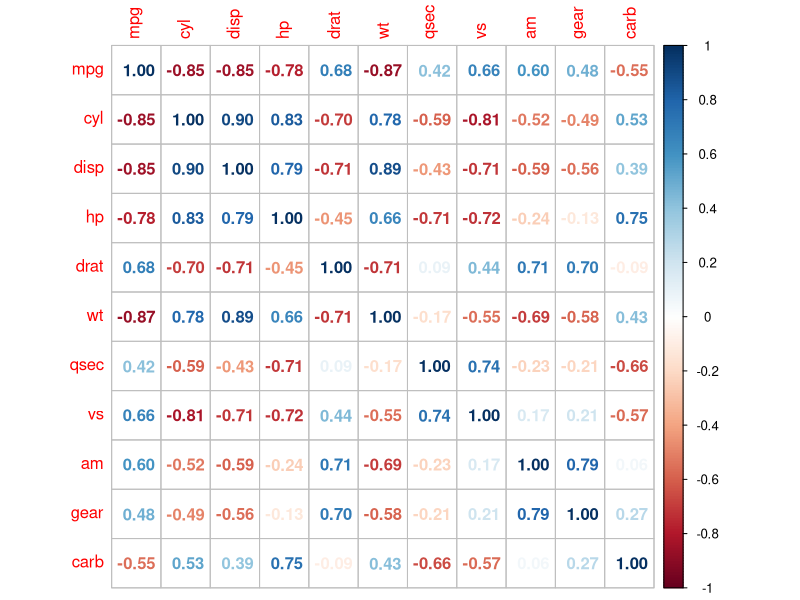
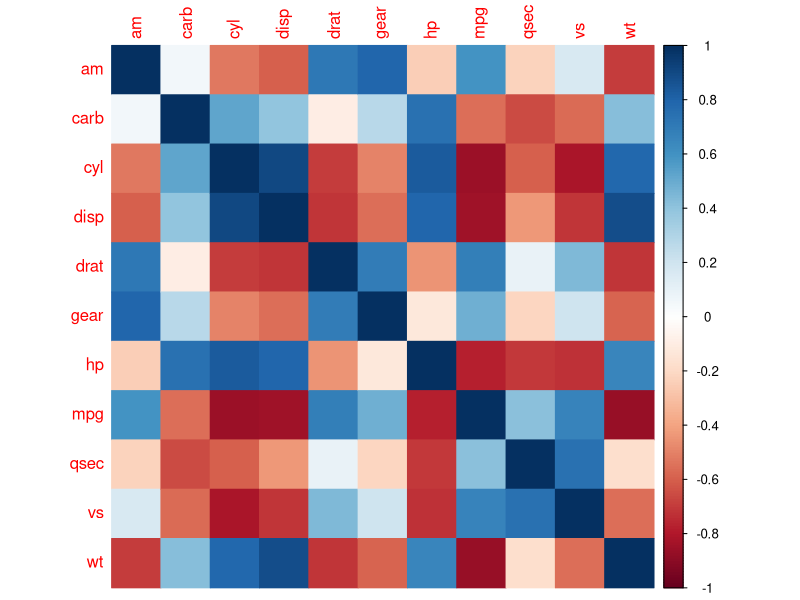
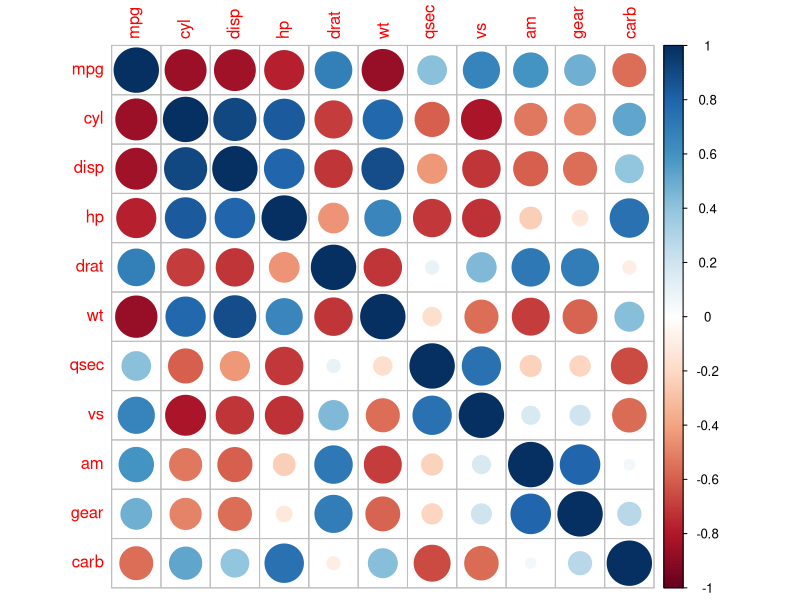
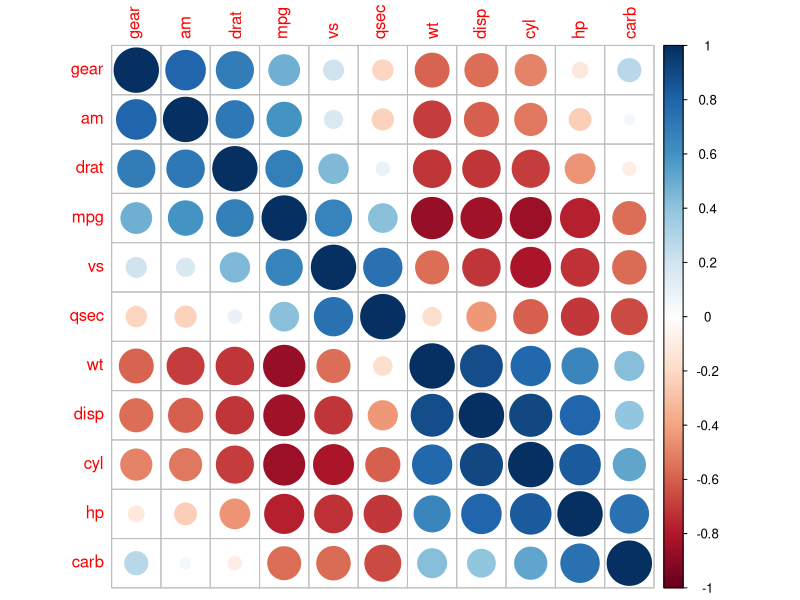
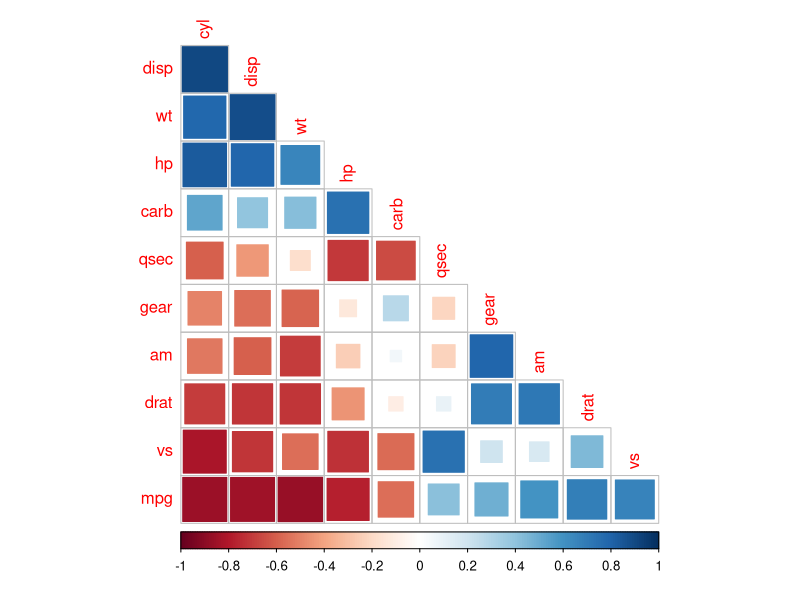
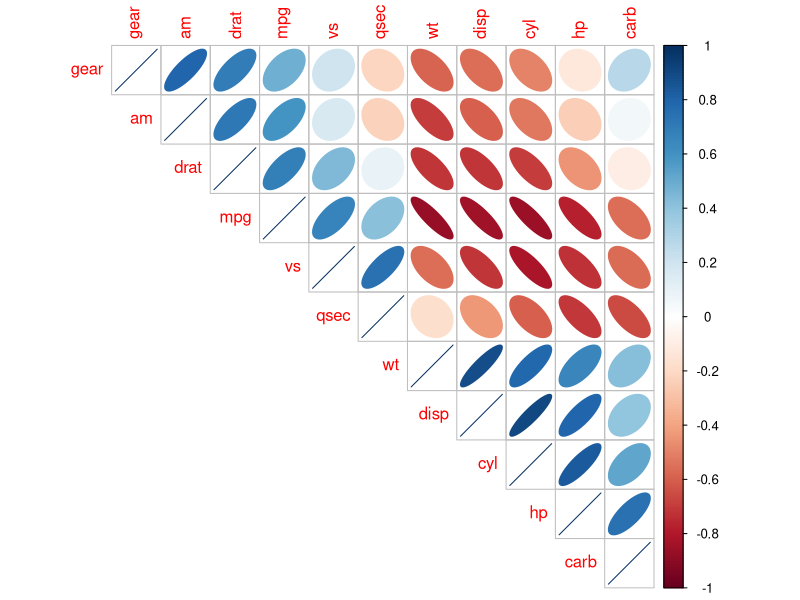
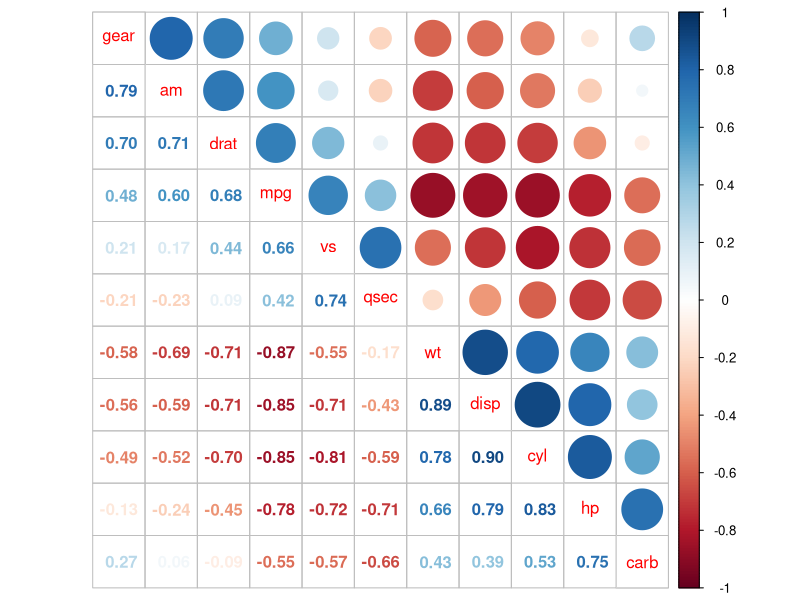
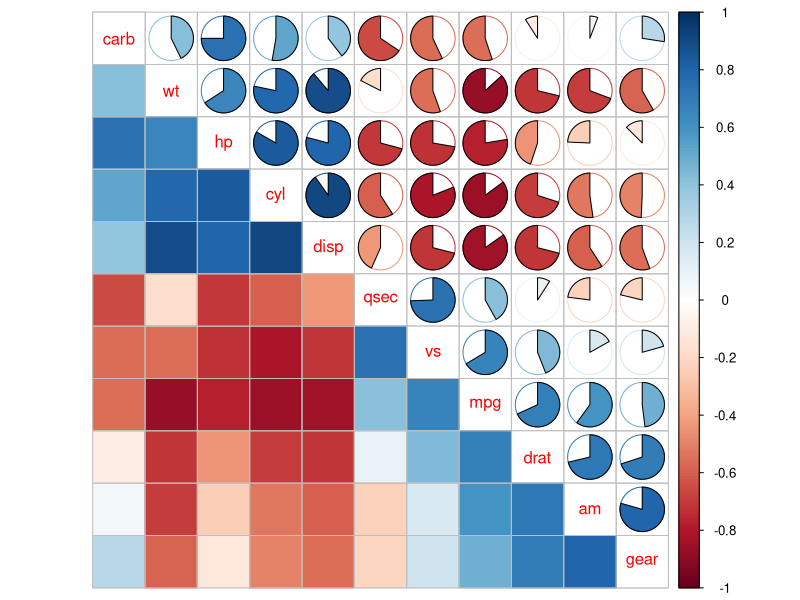

Write R code to recreate these figures, in order.
## ---- chunk 1
set.seed(0) # we need reproducible results
knitr::opts_chunk$set(
  fig.align = 'center',
  fig.path = 'webimg/',
  fig.width = 6,
  fig.height = 6,
  dev = 'png')

get_os = function(){
  sysinf = Sys.info()
  if (!is.null(sysinf)){
    os = sysinf['sysname']
    if (os == 'Darwin')
      os = 'osx'
  } else { ## mystery machine
    os = .Platform$OS.type
    if (grepl('^darwin', R.version$os))
      os = 'osx'
    if (grepl('linux-gnu', R.version$os))
      os = 'linux'
  }
  tolower(os)
}
if(get_os() =='windows' & capabilities('cairo')){
  knitr::opts_chunk$set(dev.args = list(type='cairo'))
}
## ---- chunk 2
library(corrplot)
M = cor(mtcars)
corrplot(M, method = 'number') 
corrplot(M, method = 'color', order = 'alphabet') # colorful number
corrplot(M) # by default, method = 'circle'
corrplot(M, order = 'AOE') # after 'AOE' reorder
corrplot(M, method = 'square', order = 'FPC', type = 'lower', diag = FALSE)
corrplot(M, method = 'ellipse', order = 'AOE', type = 'upper')
corrplot.mixed(M, order = 'AOE')
corrplot.mixed(M, lower = 'color', upper = 'pie', order = 'hclust')
## ---- chunk 3
corrplot(M, order = 'hclust', addrect = 2)
corrplot(M, method = 'square', order = 'hclust', addrect = 3)
## ---- chunk 4
# use namesMat parameter
r = rbind(c('gear', 'wt', 'qsec', 'carb'),
        c('wt', 'gear', 'carb', 'qsec'))
# Since R 4.1.0, the better way is the following one line code: 
# corrplot(M, order = 'AOE') |> corrRect(namesMat = r)
corrplot(M, order = 'AOE') -> p
corrRect(p, namesMat = r)

# show the return list of corrplot()
attributes(p)
print(p$corr, digits=2)
head(p$corrPos)
p$arg

# use name parameter
# Since R 4.1.0, the better way is the following one line code: 
# corrplot(M, order = 'AOE') |> corrRect(name = c('gear', 'wt', 'carb'))
corrplot(M, order = 'AOE') -> p
corrRect(p, name = c('gear', 'wt', 'carb'))
## ---- chunk 5
## diverging color example, suitable for matrix in [-N, N]
col1 = colorRampPalette(c('#7F0000', 'red', '#FF7F00', 'yellow', 'white',
                           'cyan', '#007FFF', 'blue', '#00007F'))
col2 = colorRampPalette(c('red', 'white', 'blue'))	

library(RColorBrewer)
# use RcolorBrewer color
corrplot(M, type = 'upper', order = 'hclust', col = brewer.pal(n = 8, name = 'RdBu'))

## bottom color legend, diagonal text legend, rotate text label
corrplot(M, order = 'AOE', cl.pos = 'b', tl.pos = 'd', col = col1(10), diag = FALSE)

## text labels rotated 45 degrees and  wider color legend with numbers right aligned
corrplot(M, type = 'lower', order = 'hclust', tl.col = 'black', cl.ratio = 0.2, tl.srt = 45, col = col2(10))

## remove color legend, text legend and principal diagonal glyph
corrplot(M, order = 'AOE', cl.pos = 'n', tl.pos = 'n', col = c('white', 'black'), bg = 'gold2')  
## ---- chunk 6
## color example, suitable for matrix in [-N, 0] or [0, N]
col3 = colorRampPalette(c('white', 'cyan', '#007FFF', 'blue'))

N = matrix(runif(80, 50, 60), 8)
corrplot(N, is.corr = FALSE, col.lim = c(50, 60), col = col3(10), win.asp = 0.8)
## ---- chunk 7
# when is.corr=TRUE, col.lim only affect the color legend display
corrplot(M/2)
corrplot(M/2, col.lim=c(-0.5, 0.5))
## ---- chunk 8
M2 = M
diag(M2) = NA
colnames(M2)[1:5] = c('alpha', 'beta', '$alpha+beta', '$alpha[0]', '$alpha[beta]')
rownames(M2)[1:5] = c('$alpha', '$beta', NA, '$alpha[0]', '$alpha[beta]')
corrplot(10*abs(M2), col = col3(10), is.corr = FALSE, col.lim = c(0, 10))
## ---- chunk 9
testRes = cor.mtest(mtcars, conf.level = 0.95)

## specialized the insignificant value according to the significant level
corrplot(M, p.mat = testRes$p, sig.level = 0.05, order = 'hclust', addrect = 2) 

## leave blank on no significant coefficient
corrplot(M, p.mat = testRes$p, method = 'circle', type = 'lower', insig='blank',
         addCoef.col ='black', number.cex = 0.8, order = 'AOE', diag=FALSE)

## add p-values on no significant coefficients
corrplot(M, p.mat = testRes$p, insig = 'p-value')

## add all p-values
corrplot(M, p.mat = testRes$p, insig = 'p-value', sig.level = -1)

## add significant level stars
corrplot(M, p.mat = testRes$p, method = 'color', diag = FALSE, type = 'upper',
         sig.level = c(0.001, 0.01, 0.05), pch.cex = 0.9, 
         insig = 'label_sig', pch.col = 'grey20', order = 'AOE')

## add significant level stars and cluster rectangles
corrplot(M, p.mat = testRes$p, tl.pos = 'd', order = 'hclust', addrect = 2,
         insig = 'label_sig', sig.level = c(0.001, 0.01, 0.05), pch.cex = 0.9, pch.col = 'grey20')
## ---- chunk 10
# Visualize confidence interval
corrplot(M, lowCI = testRes$lowCI, uppCI = testRes$uppCI, order = 'hclust',
         tl.pos = 'd', rect.col = 'navy', plotC = 'rect', cl.pos = 'n')

# Visualize confidence interval and cross the significant coefficients
corrplot(M, p.mat = testRes$p, lowCI = testRes$lowCI, uppCI = testRes$uppCI,
         addrect = 3, rect.col = 'navy', plotC = 'rect', cl.pos = 'n')
